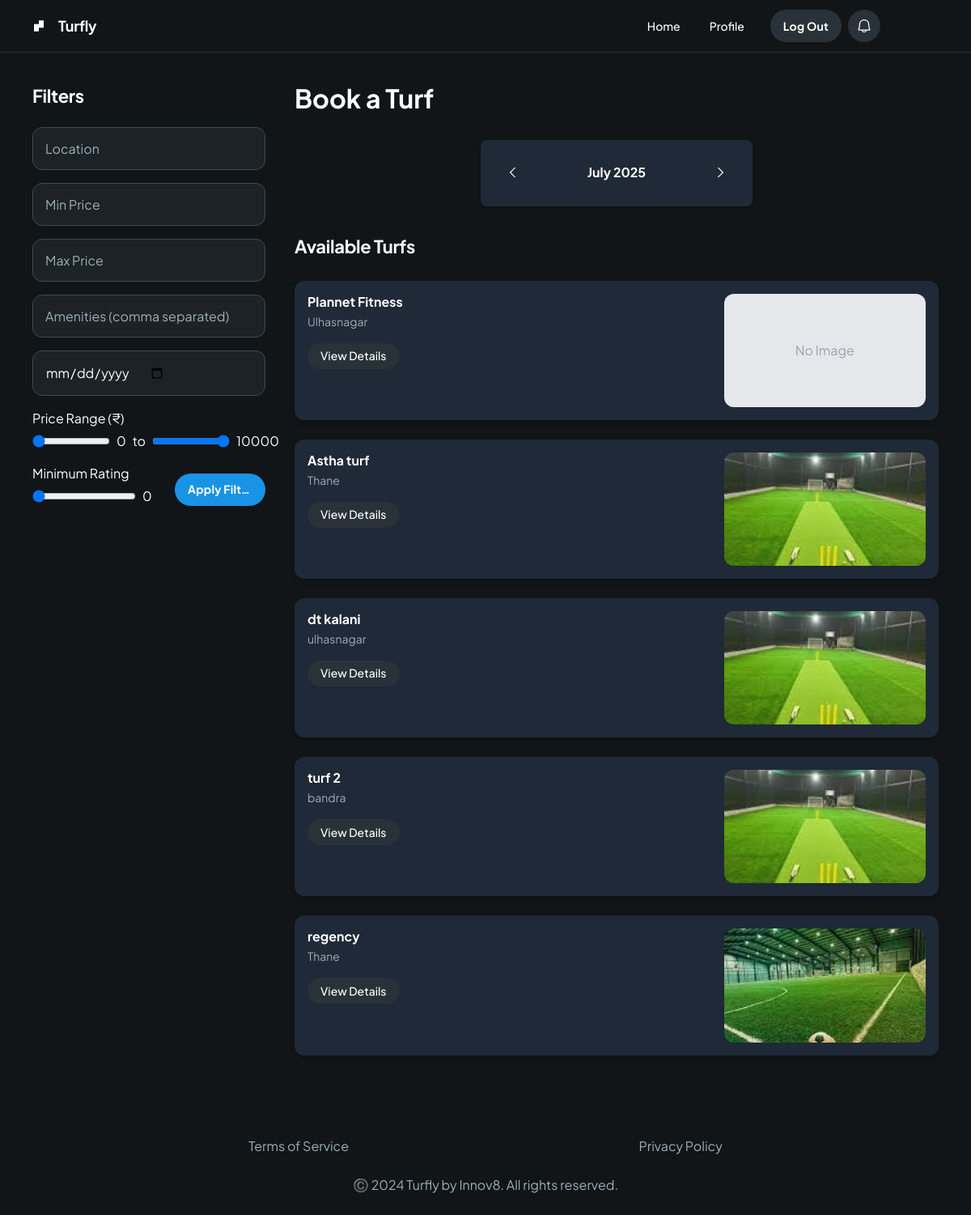
Screenshot of /players/ with the database file from the repository.
### owner/models.py (models this page shows, shortened)
class Turf(models.Model):
    owner = models.ForeignKey(User, on_delete=models.CASCADE, limit_choices_to={'user_type': 'owner'})
    name = models.CharField(max_length=100)
    location = models.CharField(max_length=255)
    description = models.TextField(blank=True)
    image = models.ImageField(upload_to='turf_images/', blank=True, null=True)
    amenities = models.CharField(max_length=255, blank=True, help_text='Comma-separated list of amenities')
    price_per_hour = models.DecimalField(max_digits=8, decimal_places=2)
    rating = models.FloatField(default=0, help_text='Average rating from 0 to 5')
    available_time_slots = models.CharField(max_length=255, blank=True, help_text="Comma-separated list of available time slots, e.g. '09:00-10:00,10:00-11:00'")
    created_at = models.DateTimeField(auto_now_add=True)
    updated_at = models.DateTimeField(auto_now=True)

### players/views.py (the view)
# urls.py: path('', views.player_home, name='player_home'),
def player_home(request):
    turfs = Turf.objects.all()
    location = request.GET.get('location')
    min_price = request.GET.get('min_price') or request.GET.get('price_min')
    max_price = request.GET.get('max_price') or request.GET.get('price_max')
    amenities = request.GET.get('amenities')
    date_str = request.GET.get('date')
    min_rating = request.GET.get('min_rating')
    if location:
        turfs = turfs.filter(location__icontains=location)
    if min_price:
        turfs = turfs.filter(price_per_hour__gte=min_price)
    if max_price:
        turfs = turfs.filter(price_per_hour__lte=max_price)
    if amenities:
        for amenity in amenities.split(','):
            turfs = turfs.filter(amenities__icontains=amenity.strip())
    if date_str:
        booked_turf_ids = Booking.objects.filter(date=date_str).values_list('turf_id', flat=True)
        turfs = turfs.exclude(id__in=booked_turf_ids)
    if min_rating:
        turfs = turfs.filter(rating__gte=min_rating)
    if date_str:
        current_date = date.fromisoformat(date_str)
    else:
        current_date = date.today()
    current_month = current_date.strftime('%B')
    current_year = current_date.year
    context = {
        'turfs': turfs,
        'selected_location': location or '',
        'selected_min_price': min_price or '',
        'selected_max_price': max_price or '',
        'selected_amenities': amenities or '',
        'selected_date': date_str or '',
        'selected_min_rating': min_rating or '0',
        'current_month': current_month,
        'current_year': current_year,
    }
    return render(request, 'players/player_home.html', context)

### players/templates/players/player_home.html (shortened to what this page needs)
{% extends 'layout.html' %}
{% load static %}
{% block content %}
    <div
      class="relative flex size-full flex-col dark group/design-root overflow-x-hidden"
      style='font-family: "Plus Jakarta Sans", "Noto Sans", sans-serif;'
    >
        <div class="gap-1 px-6 flex flex-1 justify-center py-5">
            <div class="layout-content-container flex flex-col w-80">
                <h2 class="text-white text-[22px] font-bold leading-tight tracking-[-0.015em] px-4 pb-3 pt-5">Filters</h2>
                <form method="get" class="flex max-w-[480px] flex-wrap items-end gap-4 px-4 py-3">
                    <label class="flex flex-col min-w-40 flex-1">
                        <input type="text" name="location" placeholder="Location" value="{{ selected_location }}" class="form-input flex w-full min-w-0 flex-1 resize-none overflow-hidden rounded-xl text-white focus:outline-0 focus:ring-0 border border-[#3c4a53] bg-[#1c2226] focus:border-[#3c4a53] h-14 placeholder:text-[#9daeb8] p-[15px] text-base font-normal leading-normal" />
                    </label>
                    <label class="flex flex-col min-w-40 flex-1">
                        <input type="number" name="min_price" placeholder="Min Price" value="{{ selected_min_price }}" class="form-input flex w-full min-w-0 flex-1 resize-none overflow-hidden rounded-xl text-white focus:outline-0 focus:ring-0 border border-[#3c4a53] bg-[#1c2226] focus:border-[#3c4a53] h-14 placeholder:text-[#9daeb8] p-[15px] text-base font-normal leading-normal" />
                    </label>
                    <label class="flex flex-col min-w-40 flex-1">
                        <input type="number" name="max_price" placeholder="Max Price" value="{{ selected_max_price }}" class="form-input flex w-full min-w-0 flex-1 resize-none overflow-hidden rounded-xl text-white focus:outline-0 focus:ring-0 border border-[#3c4a53] bg-[#1c2226] focus:border-[#3c4a53] h-14 placeholder:text-[#9daeb8] p-[15px] text-base font-normal leading-normal" />
                    </label>
                    <label class="flex flex-col min-w-40 flex-1">
                        <input type="text" name="amenities" placeholder="Amenities (comma separated)" value="{{ selected_amenities }}" class="form-input flex w-full min-w-0 flex-1 resize-none overflow-hidden rounded-xl text-white focus:outline-0 focus:ring-0 border border-[#3c4a53] bg-[#1c2226] focus:border-[#3c4a53] h-14 placeholder:text-[#9daeb8] p-[15px] text-base font-normal leading-normal" />
                    </label>
                    <label class="flex flex-col min-w-40 flex-1">
                        <input type="date" name="date" value="{{ selected_date }}" class="form-input flex w-full min-w-0 flex-1 resize-none overflow-hidden rounded-xl text-white focus:outline-0 focus:ring-0 border border-[#3c4a53] bg-[#1c2226] focus:border-[#3c4a53] h-14 placeholder:text-[#9daeb8] p-[15px] text-base font-normal leading-normal" />
                    </label>
                    <label class="flex flex-col min-w-40 flex-1">
                        <span class="text-white mb-1">Price Range (₹)</span>
                        <div class="flex items-center gap-2">
                            <input type="range" name="price_min" min="0" max="10000" step="100" value="{{ selected_min_price|default:0 }}" class="w-24" oninput="this.nextElementSibling.value = this.value">
                            <output class="text-white">{{ selected_min_price|default:0 }}</output>
                            <span class="text-white">to</span>
                            <input type="range" name="price_max" min="0" max="10000" step="100" value="{{ selected_max_price|default:10000 }}" class="w-24" oninput="this.nextElementSibling.value = this.value">
                            <output class="text-white">{{ selected_max_price|default:10000 }}</output>
                        </div>
                    </label>
                    <label class="flex flex-col min-w-40 flex-1">
                        <span class="text-white mb-1">Minimum Rating</span>
                        <div class="flex items-center gap-2">
                            <input type="range" name="min_rating" min="0" max="5" step="0.1" value="{{ selected_min_rating|default:0 }}" class="w-32" oninput="this.nextElementSibling.value = this.value">
                            <output class="text-white">{{ selected_min_rating|default:0 }}</output>
                        </div>
                    </label>
                    <button type="submit" class="flex min-w-[84px] max-w-[480px] cursor-pointer items-center justify-center overflow-hidden rounded-full h-10 px-4 flex-1 bg-[#1993e5] text-white text-sm font-bold leading-normal tracking-[0.015em]">
                        <span class="truncate">Apply Filters</span>
                    </button>
                </form>
            </div>
            <div class="layout-content-container flex flex-col max-w-[960px] flex-1">
                <div class="flex flex-wrap justify-between gap-3 p-4"><p class="text-white tracking-light text-[32px] font-bold leading-tight min-w-72">Book a Turf</p></div>
                <div class="flex flex-wrap items-center justify-center gap-6 p-4">
                    <div class="flex min-w-72 max-w-[336px] flex-1 flex-col gap-0.5 bg-gray-800 p-4 rounded-lg shadow-md">
                        <div class="flex items-center p-1 justify-between">
                            <button>
                                <div class="text-white flex size-10 items-center justify-center" data-icon="CaretLeft" data-size="18px" data-weight="regular">
                                    <svg xmlns="http://www.w3.org/2000/svg" width="18px" height="18px" fill="currentColor" viewBox="0 0 256 256">
                                        <path d="M165.66,202.34a8,8,0,0,1-11.32,11.32l-80-80a8,8,0,0,1,0-11.32l80-80a8,8,0,0,1,11.32,11.32L91.31,128Z"></path>
                                    </svg>
                                </div>
                            </button>
                            <p class="text-white text-base font-bold leading-tight flex-1 text-center">{{ current_month }} {{ current_year }}</p>
                            <button>
                                <div class="text-white flex size-10 items-center justify-center" data-icon="CaretRight" data-size="18px" data-weight="regular">
                                    <svg xmlns="http://www.w3.org/2000/svg" width="18px" height="18px" fill="currentColor" viewBox="0 0 256 256">
                                        <path d="M181.66,133.66l-80,80a8,8,0,0,1-11.32-11.32L164.69,128,90.34,53.66a8,8,0,0,1,11.32-11.32l80,80A8,8,0,0,1,181.66,133.66Z"></path>
                                    </svg>
                                </div>
                            </button>
                        </div>
                    </div>
                </div>
                <h2 class="text-white text-[22px] font-bold leading-tight tracking-[-0.015em] px-4 pb-3 pt-5">Available Turfs</h2>
                <div class="p-4">
                    {% for turf in turfs %}
                    <div class="flex items-stretch justify-between gap-4 rounded-xl mb-6 bg-gray-800 p-4 shadow-md">
                        <div class="flex flex-[2_2_0px] flex-col gap-4">
                            <div class="flex flex-col gap-1">
                                <p class="text-white text-base font-bold leading-tight">{{ turf.name }}</p>
                                <p class="text-[#9daeb8] text-sm font-normal leading-normal">{{ turf.location }}</p>
                            </div>
                            <a href="{% url 'players:turf_detail' turf.id %}" class="flex min-w-[84px] max-w-[480px] cursor-pointer items-center justify-center overflow-hidden rounded-full h-8 px-4 flex-row-reverse bg-[#293238] text-white text-sm font-medium leading-normal w-fit hover:bg-gray-700 transition duration-200">
                                <span class="truncate">View Details</span>
                            </a>
                        </div>
                        {% if turf.image %}
                            <div
                                class="w-full bg-center bg-no-repeat aspect-video bg-cover rounded-xl flex-1"
                                style="background-image: url('{{ turf.image.url }}');"
                            ></div>
                        {% else %}
                            <div
                                class="w-full bg-gray-200 flex items-center justify-center aspect-video rounded-xl flex-1 text-gray-400"
                            >
                                No Image
                            </div>
                        {% endif %}
                    </div>
                    {% empty %}
                    <div class="text-gray-400 text-center py-8">No turfs available matching your criteria.</div>
                    {% endfor %}
                </div>
            </div>
        </div>
    </div>
{% endblock content %}

### templates/layout.html (style rules this page uses)
body { font-family: 'Plus Jakarta Sans', 'Noto Sans', sans-serif; }

### rows the page displays
Turf: name "Plannet Fitness", location "Ulhasnagar", image "No Image"
Turf: name "Astha turf", location "Thane", image (picture)
Turf: name "dt kalani", location "ulhasnagar", image (picture)
Turf: name "turf 2", location "bandra", image (picture)
Turf: name "regency", location "Thane", image (picture)

### other values shown
{{ selected_min_price|default:0 }} "0"
{{ selected_max_price|default:10000 }} "10000"
{{ selected_min_rating|default:0 }} "0"
